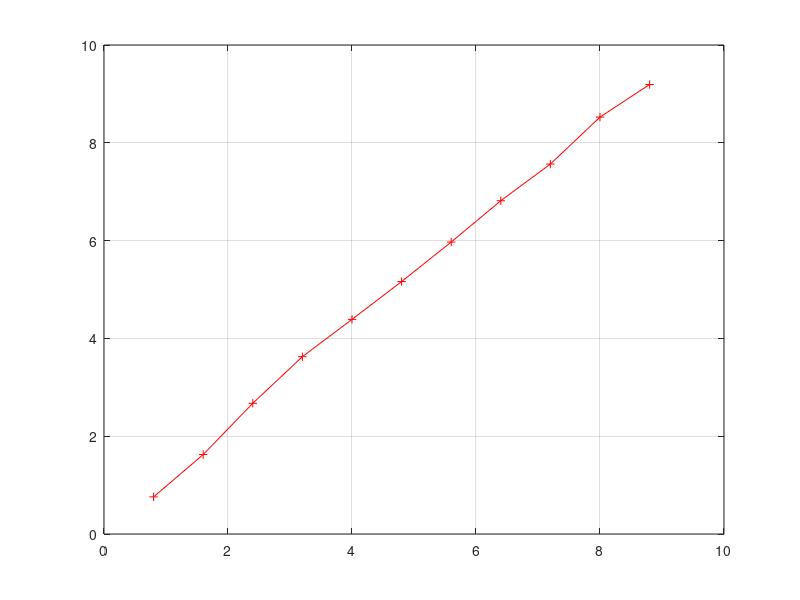

Source code (MATLAB):
clear all;

load('LOS.txt');

% %test heigh
% H = [];
% E = [];
% 
% for heigh = 0.4:0.01:1.5
%     tmp1 = LOS(:,1);
%     tmp2 = (LOS(:,2).^2.0 - heigh ^2.0) .^0.5;
%     
%     use_index = 3;
%     tmp1 = tmp1(1:use_index);
%     tmp2 = tmp2(1:use_index);
%     H = [H;heigh];
%     E = [E;mean(abs(tmp2-tmp1))];
% end
% 
% figure(2);
% 
% plot(H,E,'r+-');
% grid on;    


figure(1);
title('dis to compute dis');
plot(LOS(:,1),(LOS(:,2).^2.0-1.2*1.2).^0.5,'r-+');

X = LOS(:,1);
Y = (LOS(:,2).^2.0-1.2*1.2).^0.5;
grid on;